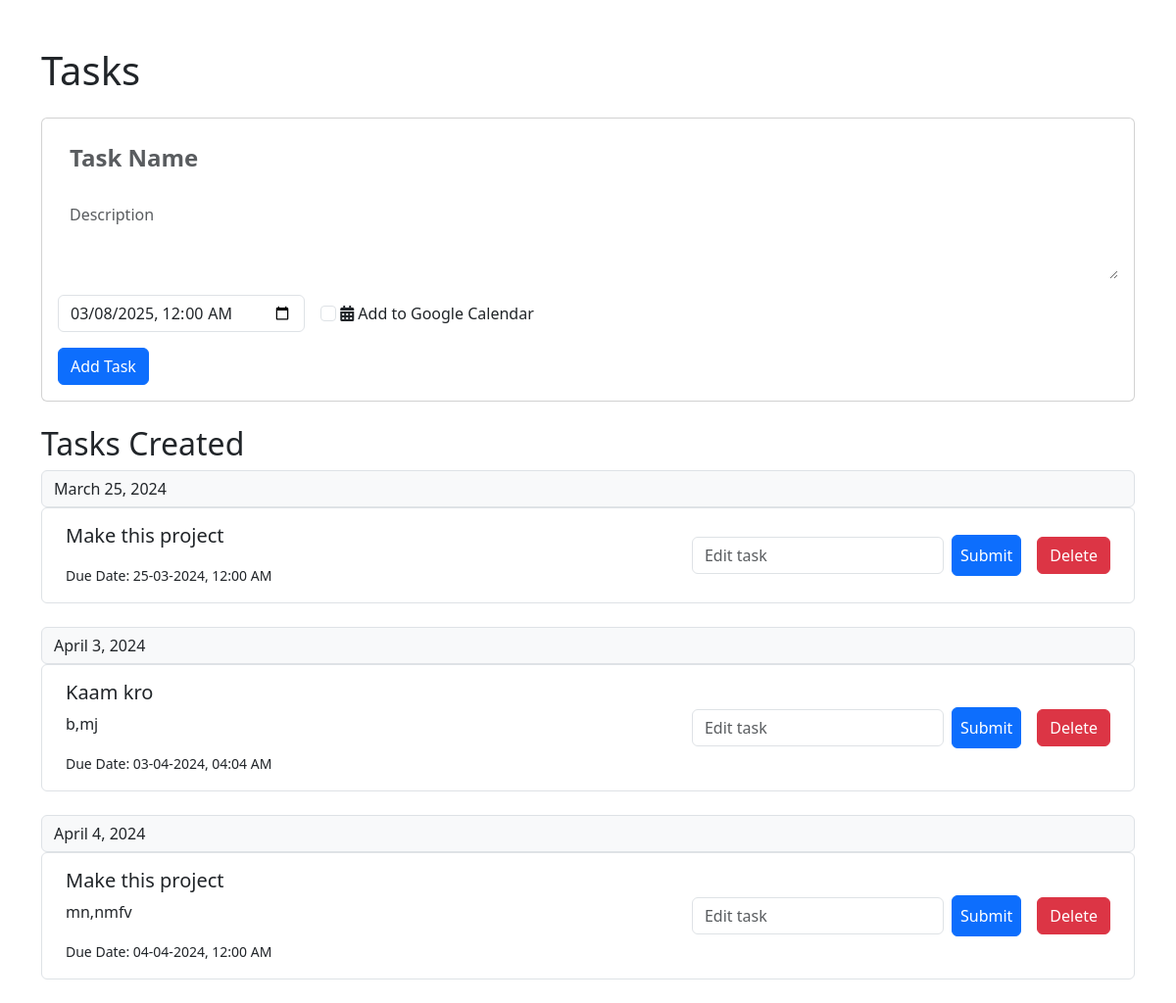
Before: / with the older database file.
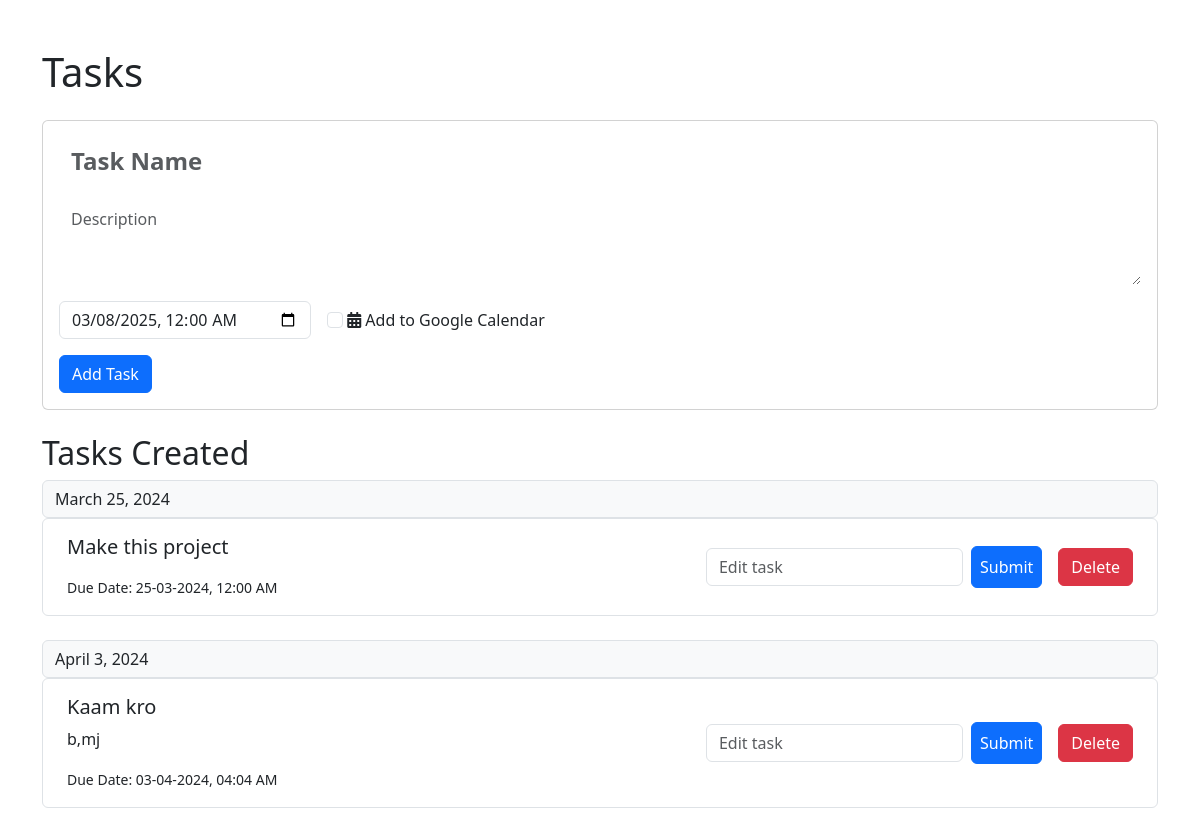
After: the same page with the newer database file.
### home/models.py (models this page shows, shortened)
class Task(models.Model):
    task_title = models.CharField(max_length=100)
    task_id = models.AutoField(primary_key=True)
    description = models.TextField(null=True, blank=True)
    dueDate = models.DateTimeField(null=True, blank=True)
    google_event_id = models.CharField(max_length=255, null=True, blank=True)

### home/views.py (the view)
# urls.py: path('', views.index, name='index'),
def index(request):
    tasks = Task.objects.all().order_by('dueDate')
    tasks_by_date = {date: list(items) for date, items in groupby(tasks, key=lambda task: timezone.localtime(task.dueDate).date())}
    context = {
        'tasks': tasks,
        'today_date': datetime.now(),
        'tasks_by_date': tasks_by_date,
    }
    return render(request, 'home/index.html', context)

### home/templates/home/index.html (shortened to what this page needs)
<!DOCTYPE html>
<html lang="en">
  <head>
    <link
      href="https://cdn.jsdelivr.net/npm/bootstrap@5.3.2/dist/css/bootstrap.min.css"
      rel="stylesheet"
    />
    <link
      rel="stylesheet"
      href="https://cdnjs.cloudflare.com/ajax/libs/font-awesome/5.15.4/css/all.min.css"
    />
  </head>
  <body>
    <div class="container mt-5">
      <h1 class="card-title mb-4">Tasks</h1>
      <div class="card">
        <div class="card-body">
          <form action="{% url 'add_task' %}" method="post">
            <div class="mb-3">
              <input
                type="text"
                class="form-control form-control-no-border"
                id="taskInput"
                placeholder="Task Name"
                name="task"
                style="font-weight: bold; font-size: 1.5rem"
                required
              />
            </div>
            <div class="mb-3">
              <textarea
                class="form-control form-control-no-border"
                id="descriptionInput"
                name="description"
                rows="3"
                placeholder="Description"
              ></textarea>
            </div>
            <div class="d-flex justify-content-start align-items-center mb-3">
              <div class="flex-grow-0 me-3">
                <input
                  type="datetime-local"
                  class="form-control"
                  id="dueDateInput"
                  placeholder="Due Date"
                  name="duedate"
                  value="{{ today_date|date:'Y-m-d' }}T00:00"
                  required
                />
              </div>
              <div class="flex-grow-0">
                <input
                  type="checkbox"
                  class="form-check-input"
                  id="addToGoogleCalendar"
                  name="addToGoogleCalendar"
                />
                <label class="form-check-label" for="addToGoogleCalendar">
                  <i class="fas fa-calendar-alt"></i> Add to Google Calendar
                </label>
              </div>
            </div>
            <button type="submit" class="btn btn-primary">Add Task</button>
          </form>
        </div>
      </div>
      <div class="mt-4">
        <h2>Tasks Created</h2>
        {% for date, tasks in tasks_by_date.items %}
        <span class="input-group-text">{{date}}</span>
        <ul class="list-group mb-4">
          {% for task in tasks %}
          <li class="list-group-item d-flex align-items-center" id="task-{{ task.task_id }}">
            <div class="p-2 flex-grow-1">
              <h5 id="task-title-{{ task.task_id }}">{{ task.task_title }}</h5>
              <p>{{ task.description }}</p>
              <small>Due Date: {{task.dueDate|date:"d-m-Y, h:i A" }}</small>
            </div>
            <form
              class="edit-form d-flex align-items-center edit-button"
              action="{% url 'edit_task' id=task.task_id %}"
              method="post"
              name="edit"
              data-task-id="{{ task.task_id }}"
            >
              <input
                type="text"
                class="form-control me-auto"
                name="newtask"
                id = "newtask-{{ task.task_id }}"
                placeholder="Edit task"
              />
              <button type="submit" class="btn btn-primary p-2 ms-2">
                Submit
              </button>
            </form>
            <form
              class="delete-form p-2 ms-2 delete-button"
              action="{% url 'delete_task' id=task.task_id %}"
              method="post"
              name="delete"
              data-task-id="{{ task.task_id }}"
            >
              <button type="submit" class="btn btn-danger">Delete</button>
            </form>
          </li>
          {% endfor %}
        </ul>
        {% endfor %}
      </div>
    </div>
  </body>
</html>

### home/templates/home/index.html (style rules this page uses)
.card { margin: auto; }
.form-control-no-border { border: none; }
.list-group-item { box-shadow: none; }

Changed rows visible on the page:
removed Task: date "April 4, 2024", task_title "Make this project", description "mn,nmfv", dueDate "04-04-2024, 12:00 AM"
